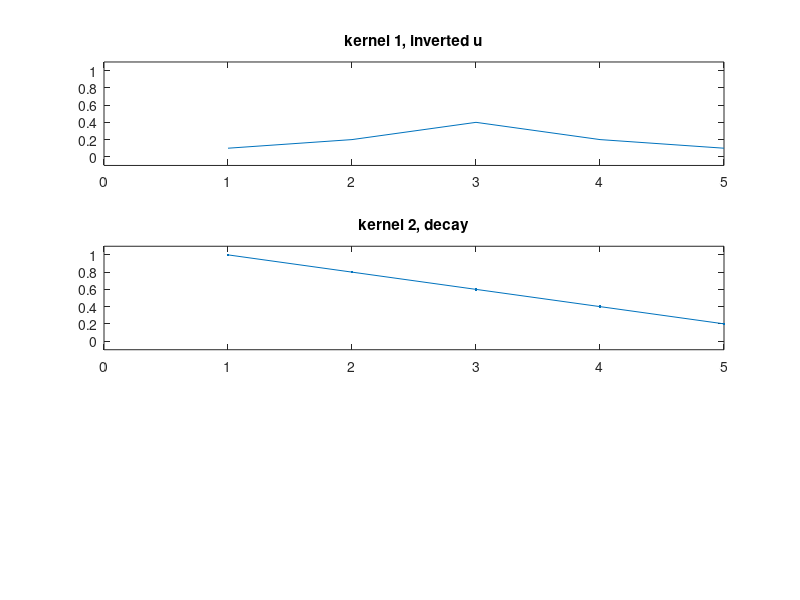

Here is the MATLAB script that generated this plot: (Note: this script raises an error after producing the figure.)
%Question 1: create two kernels for convolution that look like 
% A) An inverted U 
%extra stuff about symmetrical kernels they allow for the resultant conv to
%match 
kernel_1 = [.1 .2 .4 .2 .1];


% B) A decay function
kernel_2 = [1 .8 .6 .4 .2];

% C) A rando function

kernel_3 = [.2 .4 .5 .8 1];

kernel_store = {kernel_1, kernel_2, kernel_3};

figure
subplot (3,1,1)
plot(kernel_1)
title('kernel 1, inverted u')
set(gca,'xlim',[0 5],'ylim',[-.1 1.1])

subplot (3,1,2)
plot(kernel_2,'.-')
title('kernel 2, decay')
set(gca,'xlim',[0 5],'ylim',[-.1 1.1])

%Question 2: convolve the above two kernels with 50 time-points of EEG data
%from one electrode-use the recording of the Fcz electrode for the first
%trial from sampleEEGdata. Now make two 3*1 plots showing the kernels, the
%EEG data and the result of the convolution 
%%
load sampleEEGdata.mat
data = 'sampleEEGdata.mat';

%electrode of interest
eoi = 'Fcz';
%chan_index is the channel index we gotta find the labels within the data
chan_index = find(strcmpi(eoi,{EEG.chanlocs.labels}));
eegdata = squeeze(EEG.data(chan_index, 1:50,1));
plot(eegdata)

% Padding the eegdata with zeros to perform convolution using the length of
% the kernels, since both of them are length 5 i will add one of them to
% the front and back of the eegdata

padded_eegdata = [zeros(1, length(kernel_2) - 1), eegdata, zeros(1, length(kernel_2) - 1)];

% Perform convolution using dot product
for i = 1:length(kernel_store)
    kernel = kernel_store{i};
    for j = 1:length(eegdata)+length(kernel) - 1
        manually_convolved_data{i}(1,j) = sum(kernel .* padded_eegdata(j:j+length(kernel)-1));
    end
    auto_convolved_data{i} = conv(eegdata, kernel, 'same');
    trimmed_convolved_data{i} = manually_convolved_data{i}(3:52); % hardcoded
    figure;
    subplot(3,1,1)
    plot(kernel)
    % title ('kernel 1')
    
    subplot(3,1,2)
    plot(eegdata)
    title('eeg data')
    
    subplot(3,1,3)
    plot(trimmed_convolved_data{i})
    hold on
    plot(auto_convolved_data{i})
    legend
    hold off
end

tic
for k = 1:1000
    for j = 1:length(eegdata)+length(kernel_1) - 1
        manually_convolved_data(1,j) = sum(kernel_1 .* padded_eegdata(j:j+length(kernel_1)-1));
    end
end
toc
%plotting data in a 3*1 manner where kernel, data and the convoluted data
%is visible for both of the kernels
%figure;

% figure;
% subplot(3,1,1)
% plot(kernel_2)
% title ('kernel 2')
% 
% subplot(3,1,2)
% plot(eegdata)
% title('eeg data')
% 
% subplot(3,1,3)
% plot(convolved_data_2)
% title('convolution with kernel 2')

% Plotting the results where we can compare the eegdata with its two
% convolutions with the respectiv etwo kernels
% figure;
% 
% % Plot for Kernel 1
% subplot(3,1,1)
% plot(eegdata)
% title('Original EEG Data')
% 
% subplot(3,1,2)
% plot(convolved_data_1)
% title('Convolved with Kernel 1')
% 
% % Plot for Kernel 2
% subplot(3,1,3)
% plot(convolved_data_2)
% title('Convolved with Kernel 2')


%how to do the same convultion using the matlab function conv. TA, please
%ignore this part
%conv_data_invertedU = conv(eegdata, kernel_1,'same');
%plot(conv_data_invertedU)
%conv_data_decay = conv(eegdata, kernel_2,'same');
%plot(conv_data_decay)

%Question 3, based on visual inspection, what is the effect of convolving
%the EEG data with these two kernels?

Upon inspection of the two convolutions I can tell that there

%Redo Question 2-- but for the entire duration by performing the
%convolution using 
%A) discrete time fourier transform(DTFT)
%B) Custom Matlab functions fft and ifft. Do not use conv 
% i)which of three methods that you learnt is the fastest? slowest?

kernel_1 = [.1 .3 .5 .3 .1];

kernel_2 = [1 .8 .6 .4 .2];

load sampleEEGdata.mat
data = 'sampleEEGdata.mat';

%there are total 640 timepoints in our sample EEG data

eegData = EEG.data(strcmpi('Fcz',{EEG.chanlocs.labels}),:,1);
plot(eegData)


fft_data = fft(eegData, length(eegData) + length(kernel_1) - 1);
fft_kernel = fft(kernel_1, length(eegData) + length(kernel_1) - 1);
fft_product = fft_data.* fft_kernel;
conv_output = ifft(fft_product);
conv_output = conv_output(3:642);


tic
for k=1:1000
    fft_data = fft(eegData, length(eegData) + length(kernel_1) - 1);
    fft_kernel = fft(kernel_1, length(eegData) + length(kernel_1) - 1);
    fft_product = fft_data.* fft_kernel;
    conv_output = ifft(fft_product);
    conv_output = conv_output(3:642);
end
toc
auto_conv = conv(eegData, kernel_1, 'same');

figure;
plot(conv_output)
hold on 
plot(auto_conv)
legend

%i) after running the tic toc for both we can see that the manual
%convolution is faster than using the fft function from matlab 
%0.157870 seconds (fft) > 0.072779 seconds (manual)

% the following is for understnding dtft
% N = length(eegData);
% time = (0:N-1)/N;
% for fi = 1:N
%     sinewave = exp(-1i*2*pi*(fi-1).*time);
%     fourier(fi) = sum(sinewave.*eegData);
% end
% N_kernel_dtft= length(kernel_1);
% time = (0:N_kernel_dtft-1)/N_kernel_dtft;
% for fik = 1:N_kernel_dtft
%     sinewave = exp(-1i*2*pi*(fi-1).*time);
%     fourier(fik) = sum(sinewave.*kernel_1);
% end









